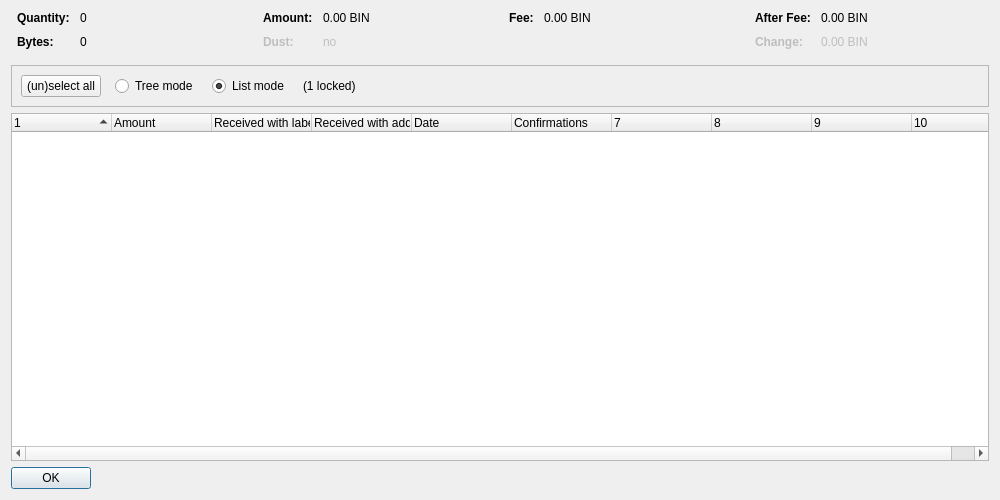
<?xml version="1.0" encoding="UTF-8"?>
<ui version="4.0">
 <class>CoinControlDialog</class>
 <widget class="QDialog" name="CoinControlDialog">
  <property name="geometry">
   <rect>
    <x>0</x>
    <y>0</y>
    <width>1000</width>
    <height>500</height>
   </rect>
  </property>
  <property name="windowTitle">
   <string>Coin Selection</string>
  </property>
  <layout class="QVBoxLayout" name="verticalLayout">
   <item>
    <layout class="QHBoxLayout" name="horizontalLayoutTop" stretch="0,0,0,0">
     <property name="topMargin">
      <number>0</number>
     </property>
     <property name="bottomMargin">
      <number>10</number>
     </property>
     <item>
      <layout class="QFormLayout" name="formLayoutCoinControl1">
       <property name="horizontalSpacing">
        <number>10</number>
       </property>
       <property name="verticalSpacing">
        <number>10</number>
       </property>
       <property name="leftMargin">
        <number>6</number>
       </property>
       <property name="rightMargin">
        <number>6</number>
       </property>
       <item row="0" column="0">
        <widget class="QLabel" name="labelCoinControlQuantityText">
         <property name="font">
          <font>
           <weight>75</weight>
           <bold>true</bold>
          </font>
         </property>
         <property name="text">
          <string>Quantity:</string>
         </property>
        </widget>
       </item>
       <item row="0" column="1">
        <widget class="QLabel" name="labelCoinControlQuantity">
         <property name="cursor">
          <cursorShape>IBeamCursor</cursorShape>
         </property>
         <property name="contextMenuPolicy">
          <enum>Qt::ActionsContextMenu</enum>
         </property>
         <property name="text">
          <string notr="true">0</string>
         </property>
         <property name="textInteractionFlags">
          <set>Qt::LinksAccessibleByMouse|Qt::TextSelectableByKeyboard|Qt::TextSelectableByMouse</set>
         </property>
        </widget>
       </item>
       <item row="1" column="0">
        <widget class="QLabel" name="labelCoinControlBytesText">
         <property name="font">
          <font>
           <weight>75</weight>
           <bold>true</bold>
          </font>
         </property>
         <property name="text">
          <string>Bytes:</string>
         </property>
        </widget>
       </item>
       <item row="1" column="1">
        <widget class="QLabel" name="labelCoinControlBytes">
         <property name="cursor">
          <cursorShape>IBeamCursor</cursorShape>
         </property>
         <property name="contextMenuPolicy">
          <enum>Qt::ActionsContextMenu</enum>
         </property>
         <property name="text">
          <string notr="true">0</string>
         </property>
         <property name="textInteractionFlags">
          <set>Qt::LinksAccessibleByMouse|Qt::TextSelectableByKeyboard|Qt::TextSelectableByMouse</set>
         </property>
        </widget>
       </item>
      </layout>
     </item>
     <item>
      <layout class="QFormLayout" name="formLayoutCoinControl2">
       <property name="horizontalSpacing">
        <number>10</number>
       </property>
       <property name="verticalSpacing">
        <number>10</number>
       </property>
       <property name="leftMargin">
        <number>6</number>
       </property>
       <property name="rightMargin">
        <number>6</number>
       </property>
       <item row="0" column="0">
        <widget class="QLabel" name="labelCoinControlAmountText">
         <property name="font">
          <font>
           <weight>75</weight>
           <bold>true</bold>
          </font>
         </property>
         <property name="text">
          <string>Amount:</string>
         </property>
        </widget>
       </item>
       <item row="0" column="1">
        <widget class="QLabel" name="labelCoinControlAmount">
         <property name="cursor">
          <cursorShape>IBeamCursor</cursorShape>
         </property>
         <property name="contextMenuPolicy">
          <enum>Qt::ActionsContextMenu</enum>
         </property>
         <property name="text">
          <string notr="true">0.00 BIN</string>
         </property>
         <property name="textInteractionFlags">
          <set>Qt::LinksAccessibleByMouse|Qt::TextSelectableByKeyboard|Qt::TextSelectableByMouse</set>
         </property>
        </widget>
       </item>
       <item row="1" column="0">
        <widget class="QLabel" name="labelCoinControlLowOutputText">
         <property name="enabled">
          <bool>false</bool>
         </property>
         <property name="font">
          <font>
           <weight>75</weight>
           <bold>true</bold>
          </font>
         </property>
         <property name="text">
          <string>Dust:</string>
         </property>
        </widget>
       </item>
       <item row="1" column="1">
        <widget class="QLabel" name="labelCoinControlLowOutput">
         <property name="enabled">
          <bool>false</bool>
         </property>
         <property name="cursor">
          <cursorShape>IBeamCursor</cursorShape>
         </property>
         <property name="contextMenuPolicy">
          <enum>Qt::ActionsContextMenu</enum>
         </property>
         <property name="text">
          <string notr="true">no</string>
         </property>
         <property name="textInteractionFlags">
          <set>Qt::LinksAccessibleByMouse|Qt::TextSelectableByKeyboard|Qt::TextSelectableByMouse</set>
         </property>
        </widget>
       </item>
      </layout>
     </item>
     <item>
      <layout class="QFormLayout" name="formLayoutCoinControl3">
       <property name="horizontalSpacing">
        <number>10</number>
       </property>
       <property name="verticalSpacing">
        <number>10</number>
       </property>
       <property name="leftMargin">
        <number>6</number>
       </property>
       <property name="rightMargin">
        <number>6</number>
       </property>
       <item row="0" column="0">
        <widget class="QLabel" name="labelCoinControlFeeText">
         <property name="font">
          <font>
           <weight>75</weight>
           <bold>true</bold>
          </font>
         </property>
         <property name="text">
          <string>Fee:</string>
         </property>
        </widget>
       </item>
       <item row="0" column="1">
        <widget class="QLabel" name="labelCoinControlFee">
         <property name="cursor">
          <cursorShape>IBeamCursor</cursorShape>
         </property>
         <property name="contextMenuPolicy">
          <enum>Qt::ActionsContextMenu</enum>
         </property>
         <property name="text">
          <string notr="true">0.00 BIN</string>
         </property>
         <property name="textInteractionFlags">
          <set>Qt::LinksAccessibleByMouse|Qt::TextSelectableByKeyboard|Qt::TextSelectableByMouse</set>
         </property>
        </widget>
       </item>
      </layout>
     </item>
     <item>
      <layout class="QFormLayout" name="formLayoutCoinControl4">
       <property name="horizontalSpacing">
        <number>10</number>
       </property>
       <property name="verticalSpacing">
        <number>10</number>
       </property>
       <property name="leftMargin">
        <number>6</number>
       </property>
       <property name="rightMargin">
        <number>6</number>
       </property>
       <item row="0" column="0">
        <widget class="QLabel" name="labelCoinControlAfterFeeText">
         <property name="font">
          <font>
           <weight>75</weight>
           <bold>true</bold>
          </font>
         </property>
         <property name="text">
          <string>After Fee:</string>
         </property>
        </widget>
       </item>
       <item row="0" column="1">
        <widget class="QLabel" name="labelCoinControlAfterFee">
         <property name="cursor">
          <cursorShape>IBeamCursor</cursorShape>
         </property>
         <property name="contextMenuPolicy">
          <enum>Qt::ActionsContextMenu</enum>
         </property>
         <property name="text">
          <string notr="true">0.00 BIN</string>
         </property>
         <property name="textInteractionFlags">
          <set>Qt::LinksAccessibleByMouse|Qt::TextSelectableByKeyboard|Qt::TextSelectableByMouse</set>
         </property>
        </widget>
       </item>
       <item row="1" column="0">
        <widget class="QLabel" name="labelCoinControlChangeText">
         <property name="enabled">
          <bool>false</bool>
         </property>
         <property name="font">
          <font>
           <weight>75</weight>
           <bold>true</bold>
          </font>
         </property>
         <property name="text">
          <string>Change:</string>
         </property>
        </widget>
       </item>
       <item row="1" column="1">
        <widget class="QLabel" name="labelCoinControlChange">
         <property name="enabled">
          <bool>false</bool>
         </property>
         <property name="cursor">
          <cursorShape>IBeamCursor</cursorShape>
         </property>
         <property name="contextMenuPolicy">
          <enum>Qt::ActionsContextMenu</enum>
         </property>
         <property name="text">
          <string notr="true">0.00 BIN</string>
         </property>
         <property name="textInteractionFlags">
          <set>Qt::LinksAccessibleByMouse|Qt::TextSelectableByKeyboard|Qt::TextSelectableByMouse</set>
         </property>
        </widget>
       </item>
      </layout>
     </item>
    </layout>
   </item>
   <item>
    <widget class="QFrame" name="frame">
     <property name="minimumSize">
      <size>
       <width>0</width>
       <height>40</height>
      </size>
     </property>
     <property name="frameShape">
      <enum>QFrame::StyledPanel</enum>
     </property>
     <property name="frameShadow">
      <enum>QFrame::Sunken</enum>
     </property>
     <layout class="QHBoxLayout" name="horizontalLayout">
      <item>
       <layout class="QHBoxLayout" name="horizontalLayoutPanel" stretch="0,0,0,0,0">
        <property name="spacing">
         <number>14</number>
        </property>
        <item>
         <widget class="QPushButton" name="pushButtonSelectAll">
          <property name="sizePolicy">
           <sizepolicy hsizetype="Maximum" vsizetype="Fixed">
            <horstretch>0</horstretch>
            <verstretch>0</verstretch>
           </sizepolicy>
          </property>
          <property name="text">
           <string>(un)select all</string>
          </property>
          <property name="autoDefault">
           <bool>false</bool>
          </property>
         </widget>
        </item>
        <item>
         <widget class="QRadioButton" name="radioTreeMode">
          <property name="sizePolicy">
           <sizepolicy hsizetype="Maximum" vsizetype="Fixed">
            <horstretch>0</horstretch>
            <verstretch>0</verstretch>
           </sizepolicy>
          </property>
          <property name="text">
           <string>Tree mode</string>
          </property>
         </widget>
        </item>
        <item>
         <widget class="QRadioButton" name="radioListMode">
          <property name="sizePolicy">
           <sizepolicy hsizetype="Maximum" vsizetype="Fixed">
            <horstretch>0</horstretch>
            <verstretch>0</verstretch>
           </sizepolicy>
          </property>
          <property name="text">
           <string>List mode</string>
          </property>
          <property name="checked">
           <bool>true</bool>
          </property>
         </widget>
        </item>
        <item>
         <widget class="QLabel" name="labelLocked">
          <property name="text">
           <string notr="true">(1 locked)</string>
          </property>
         </widget>
        </item>
        <item>
         <spacer name="horizontalSpacer">
          <property name="orientation">
           <enum>Qt::Horizontal</enum>
          </property>
          <property name="sizeHint" stdset="0">
           <size>
            <width>40</width>
            <height>20</height>
           </size>
          </property>
         </spacer>
        </item>
       </layout>
      </item>
     </layout>
    </widget>
   </item>
   <item>
    <widget class="CoinControlTreeWidget" name="treeWidget">
     <property name="contextMenuPolicy">
      <enum>Qt::CustomContextMenu</enum>
     </property>
     <property name="sortingEnabled">
      <bool>false</bool>
     </property>
     <property name="columnCount">
      <number>10</number>
     </property>
     <attribute name="headerShowSortIndicator" stdset="0">
      <bool>true</bool>
     </attribute>
     <attribute name="headerStretchLastSection">
      <bool>false</bool>
     </attribute>
     <column>
      <property name="text">
       <string/>
      </property>
     </column>
     <column>
      <property name="text">
       <string>Amount</string>
      </property>
     </column>
     <column>
      <property name="text">
       <string>Received with label</string>
      </property>
     </column>
     <column>
      <property name="text">
       <string>Received with address</string>
      </property>
     </column>
     <column>
      <property name="text">
       <string>Date</string>
      </property>
     </column>
     <column>
      <property name="text">
       <string>Confirmations</string>
      </property>
      <property name="toolTip">
       <string>Confirmed</string>
      </property>
     </column>
     <column>
      <property name="text">
       <string/>
      </property>
     </column>
     <column>
      <property name="text">
       <string/>
      </property>
     </column>
     <column>
      <property name="text">
       <string/>
      </property>
     </column>
     <column>
      <property name="text">
       <string/>
      </property>
     </column>
    </widget>
   </item>
   <item>
    <widget class="QDialogButtonBox" name="buttonBox">
     <property name="sizePolicy">
      <sizepolicy hsizetype="Maximum" vsizetype="Fixed">
       <horstretch>0</horstretch>
       <verstretch>0</verstretch>
      </sizepolicy>
     </property>
     <property name="orientation">
      <enum>Qt::Horizontal</enum>
     </property>
     <property name="standardButtons">
      <set>QDialogButtonBox::Ok</set>
     </property>
    </widget>
   </item>
  </layout>
 </widget>
 <customwidgets>
  <customwidget>
   <class>CoinControlTreeWidget</class>
   <extends>QTreeWidget</extends>
   <header>qt/coincontroltreewidget.h</header>
  </customwidget>
 </customwidgets>
 <resources/>
 <connections/>
</ui>
